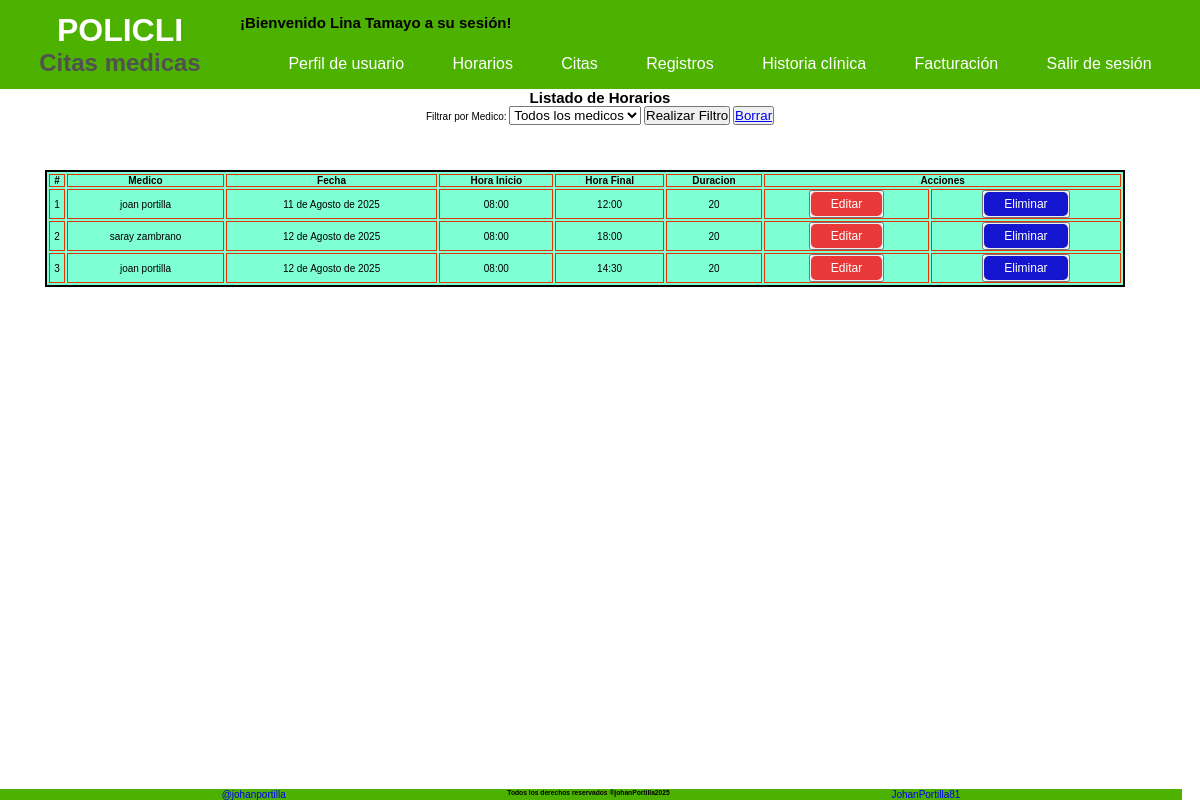
/sesion/listar/horarios/ (signed in), run on the app's committed database.
### Aplicaciones/Inicio/models.py (models this page shows, shortened)
class CreacionUser(AbstractUser):
    class Tipo_User(models.TextChoices):
        ADMIN = 'Administrador',
        PACIENTE = 'Paciente'
        MEDICO = 'Medico'
        RECEPCION = 'Recepcionista'
    class Tipo_id(models.TextChoices):
        CEDULA = 'Cédula'
        TARJETA_ID= 'Tarjeta Identidad'
        CED_EXT = 'Cédula Extranjería'
        PASAPORTE = 'Pasaporte'
    tipo_id = models.CharField( max_length=20 ,choices = Tipo_id.choices, default = Tipo_id.CEDULA, verbose_name='Tipo de documento'  )
    numero_id = models.PositiveBigIntegerField(null=False, blank=False,  verbose_name='Numero de identificación', unique=True, default=0)
    telefono = models.PositiveBigIntegerField(null= False, blank= False, verbose_name='Teléfono', default=0)
    tipo_usuario = models.CharField(max_length=20, choices = Tipo_User.choices, default = Tipo_User.PACIENTE, verbose_name='Tipo Usuario')
    fecha_actualizacion = models.DateTimeField (auto_now=True, verbose_name='Ultima Actualización')
    nombre_completo= models.CharField(max_length = 100, null=False, blank= False, verbose_name='Nombre completo')
    cambiar_contrasena = models.BooleanField(default=True, verbose_name='Cambiar contraseña')

class CrearHorario(models.Model):
    id_usuario = models.ForeignKey(CreacionUser, on_delete= models.CASCADE, verbose_name='Medico')
    fecha = models.DateField(null=False, blank=False, verbose_name='Fecha de horario')
    hora_inicio = models.TimeField(null=False, blank=False, default= '08:00', verbose_name='Hora de inicio')# type: ignore
    hora_final = models.TimeField(null=False, blank=False, default= '18:00', verbose_name='Hora de final') # type: ignore
    duracion = models.IntegerField(null=False, blank=False, default= 20, verbose_name='Duración de Cita')
    fecha_registro = models.DateTimeField(auto_now_add=True)
    fecha_actualizacion = models.DateTimeField(auto_now=True)

### Aplicaciones/Inicio/views.py (the view)
@login_required
def listar_horarios_medicos(request):
    medico = request.GET.get('medico')
    id_medico = CreacionUser.objects.filter(tipo_usuario = 'Medico') # type: ignore
    horario = CrearHorario.objects.all()
    if medico:
        horario = CrearHorario.objects.filter(id_usuario = medico)
    data = {
        'titulo':'Listado de cuentas',
        'horarioMed': horario,
        'medicos': id_medico,
    }
    return render(request, 'sesiones/listar_horarios.html', data)

### templates/sesiones/listar_horarios.html (shortened to what this page needs)
{% extends 'index.html' %}
{% block contenido1 %}
<div style="display: flex; flex-direction: column; align-items: center;">
    <h2>Listado de Horarios</h2>
<div>
    <form method="GET" action="">
        <label for="medico">Filtrar por Medico:</label>
        <select name="medico" id="medico.id">
            <option value="">Todos los medicos</option>
        </select>
        <button type="submit">Realizar Filtro</button>
        <button>
            <a class="" href="{% url 'Lista_Horarios' %}">Borrar</a>
        </button>
    </form>
</div>
<div style="height: 250px; overflow-y: scroll; width: 100%;">
    <table class="table-admin" style="width:90%; ">
        <thead>
            <tr>
                <th>#</th>
                <th>Medico</th>
                <th>Fecha</th>
                <th>Hora Inicio</th>
                <th>Hora Final</th>
                <th>Duracion</th>
                <th colspan="2">Acciones</th>
            </tr>
        </thead>
        <tbody>
            {% for hora in horarioMed %}
            <tr>
                <td>{{ forloop.counter}}</td>
                <td>{{hora.id_usuario.nombre_completo}}</td>
                <td>{{hora.fecha}}</td>
                <td>{{hora.hora_inicio}}</td>
                <td>{{hora.hora_final}}</td>
                <td>{{hora.duracion}}</td>
                <td>
                    <button>
                        <a href="{% url 'Editar_Horarios' hora.id %}" class="btn-primary">Editar</a>
                    </button>
                </td>
                <td>
                    <button>
                        <a href="" class="btn-secundary">Eliminar</a>
                    </button>
                </td>
            </tr>
            {% endfor %}
        </tbody>
    </table>
</div>
</div>
{% endblock %}

### templates/bloques/navbar_sesion.html (shortened to what this page needs)
<header class="header">
    <div class="navbar__container">
        <div>
            <h1 class="navbar__title">
                POLICLI
                <span class="navbar__subtitle">Citas medicas</span>
            </h1>
        </div>
        <div class="navbar-sesion">
            <h2 class="titulo__sesion">¡Bienvenido {{ user.nombre_completo }} a su sesión!</h2>
            <nav class="navbar-sesion__container">
                <ul class="navbar-sesion__list--first">
                    <li class="navbar-sesion__item">
                        <a href="{% url 'Principal' %}" class="navbar__link">Perfil de usuario</a>
                    </li>
                    <li class="navbar-sesion__item">
                        <a href="#" class="navbar__link">Horarios</a>
                    </li>
                    <li class="navbar-sesion__item">
                        <a href="#" class="navbar__link">Citas</a>
                    </li>
                    <li class="navbar-sesion__item"><a href="#" class="navbar__link">Registros</a>
                    </li>
                    <li class="navbar-sesion__item"><a href="#" class="navbar__link">Historia clínica</a>
                    </li>
                    <li class="navbar-sesion__item"><a href="#" class="navbar__link">Facturación</a></li>
                    <li class="navbar-sesion__item">
                        <a href="{% url 'Sesion_Cerrada' %}" class="navbar__link">Salir de sesión</a>
                    </li>
                </ul>
            </nav>
        </div>
    </div>
</header>

### static/css/variables.css (style rules this page uses)
:root { --primary-950: #4DB100; --primary-900: #55B40C; --primary-800: #67BC26; --primary-700: #79C43F; --primary-600: #8BCC59; --primary-500: #9DD472; --primary-400: #AEDB8C; --primary-300: #C0E3A5; --primary-200: #D2EBBF; --primary-100: #EAF3D8; --primary-50: #F6FBF2; --secundary-950:#FED638; --secundary-900:#FED841; --secundary-800:#FEDC55; --secundary-700:#FEE069; --secundary-600:#FEE47D; --secundary-500:#FEE891; --secundary-400:#FEECA5; --secundary-300:#FEF0B9; --secundary-200:#FEF4CD; --secundary-100:#FEF8E1; --secundary-50:#FEFCF5; --white: #fff; --black: #000; --gray-950: #101010; --gray-900: #262626; --gray-800: #3B3B3B; --gray-700: #515151; --gray-600: #676767; --gray-500: #7D7D7D; --gray-400: #929292; --gray-300: #A8A8A8; --gray-200: #BEBEBE; --gray-100: #D4D4D4; --gray-50: #E9E9E9; --main-font: Helvetica, Arial, sans-serif; --fs-xxxxl: 8.0rem; --fs-xxxl: 6.4rem; --fs-xxl: 4.8rem; --fs-xl: 4.0rem; --fs-lg: 3.2rem; --fs-md: 2.4rem; --fs-sm: 2.0rem; --fs-xs: 1.6rem; --fs-xxs: 1.4rem; --fs-xxxs: 1.2rem; }

### static/css/body.css (style rules this page uses)
html { margin: 0; box-sizing: border-box; font-size: 62.5%; }
* { padding: 0; margin: 0; box-sizing: border-box; font-family: var(--main-font); }
body { display: flex; flex-direction: column; }

### static/css/inicio.css (style rules this page uses)
.navbar__container { background-color: var(--primary-950); position: sticky; display: grid; grid-template-columns: repeat(2, 20% 80%); }
.navbar__title { margin: 0; color: var(--white); padding: 12px; font-size: var(--fs-lg); text-align: center; display: flex; flex-direction: column; }
.navbar__subtitle { font-size: var(--fs-md); color: var(--gray-700); }
.navbar__link { text-decoration: none; color: var(--white); font-size: var(--fs-xs); transition: color 0.3s ease; display: flex; }
.navbar-sesion { display: flex; flex-direction: column; justify-content: end; gap: 8px; }
.navbar-sesion__list--first { list-style: none; padding: 8px; margin: 0; display: flex; position: relative; justify-content: space-evenly; }
.navbar-sesion__item { position: relative; display: inline-block; padding: 8px; }

### static/css/tablas.css (style rules this page uses)
.table-admin { margin: 45px; text-align: center; border: 2px solid; background-color: aquamarine; }
th, td { border: 1px solid rgb(231, 52, 7); }
[class^="btn-"] { border: none; padding: 5px 20px; text-align: center; text-decoration: none; display: inline-block; font-size: var(--fs-xxxs); cursor: pointer; border-radius: 5px; }
.btn-primary { background-color: rgb(233, 56, 56); color: white; }
.btn-secundary { background-color: rgb(19, 22, 206); color: white; }

### data on the page
CreacionUser: nombre_completo "Lina Tamayo"
CrearHorario: id_usuario.nombre_completo "joan portilla", fecha "11 de Agosto de 2025", hora_inicio "08:00", hora_final "12:00", duracion "20"
CrearHorario: id_usuario.nombre_completo "saray zambrano", fecha "12 de Agosto de 2025", hora_inicio "08:00", hora_final "18:00", duracion "20"
CrearHorario: id_usuario.nombre_completo "joan portilla", fecha "12 de Agosto de 2025", hora_inicio "08:00", hora_final "14:30", duracion "20"
